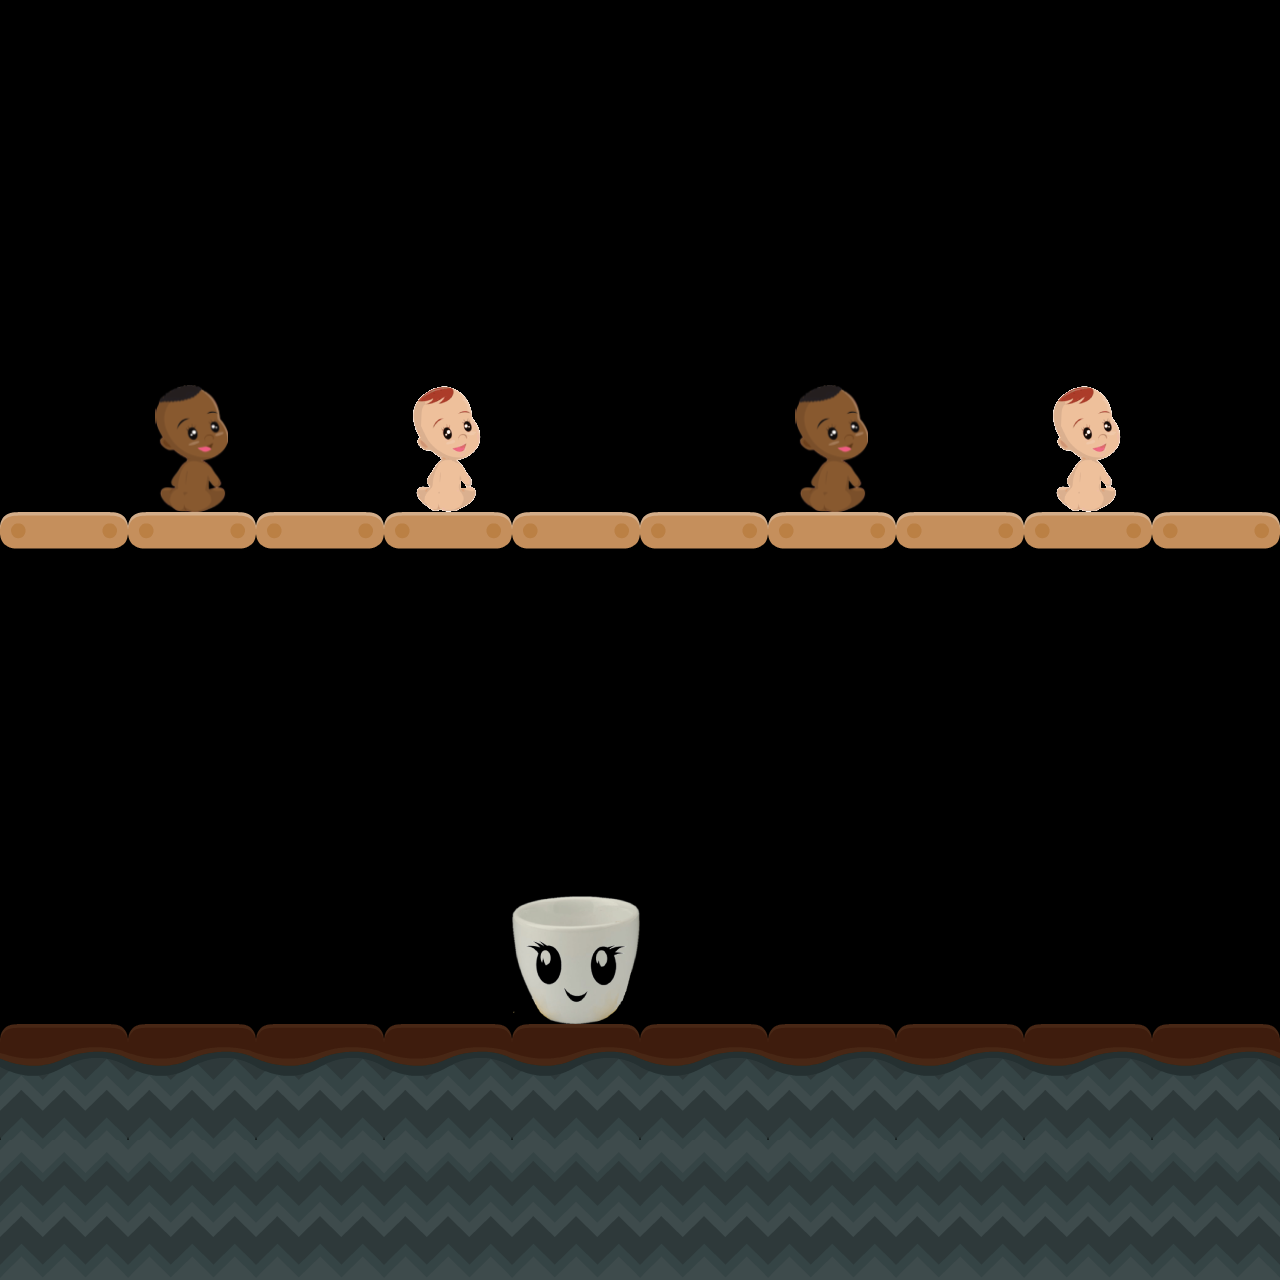

A level layout from a 2D game, rendered from its tile map. Below: a short description, then the map file with tile-grid data replaced by summaries:
An orthogonal 10x10 tile map with 128x128 px tiles, 3 tile layers (Platform, Baby, Toilet) and 1 object.

<map version="1.2" tiledversion="1.3.4" orientation="orthogonal" renderorder="right-down" width="10" height="10" tilewidth="128" tileheight="128" infinite="0" nextlayerid="5" nextobjectid="1">
 <tileset firstgid="1" name="my_tiles" tilewidth="128" tileheight="128" tilecount="6" columns="0">
  <grid orientation="orthogonal" width="1" height="1" />
  <tile id="1">
   <image width="128" height="128" source="res/black_baby.png" />
  </tile>
  <tile id="2">
   <image width="128" height="128" source="res/white_baby.png" />
  </tile>
  <tile id="8">
   <image width="128" height="128" source="res/bridgeB.png" />
  </tile>
  <tile id="9">
   <image width="128" height="128" source="res/dirt.png" />
  </tile>
  <tile id="10">
   <image width="128" height="128" source="res/dirtCenter.png" />
  </tile>
  <tile id="17">
   <image width="128" height="128" source="res/toilet.png" />
   <objectgroup draworder="index" id="2">
    <object id="1" x="3.33333" y="26.6667">
     <polygon points="0,0 20.6667,5.66667 82.6667,7 110,4.66667 121.333,-3 120.333,13 2.66667,11.6667" />
    </object>
   </objectgroup>
  </tile>
 </tileset>
 <layer id="1" name="Platform" width="10" height="10">
  <data>[100 cells, 30 non-empty, 3 distinct tile ids]</data>
 </layer>
 <layer id="2" name="Baby" width="10" height="10">
  <data>[100 cells, 4 non-empty, 2 distinct tile ids]</data>
 </layer>
 <layer id="4" name="Toilet" width="10" height="10">
  <data>[100 cells, 1 non-empty, 1 distinct tile ids]</data>
 </layer>
</map>
